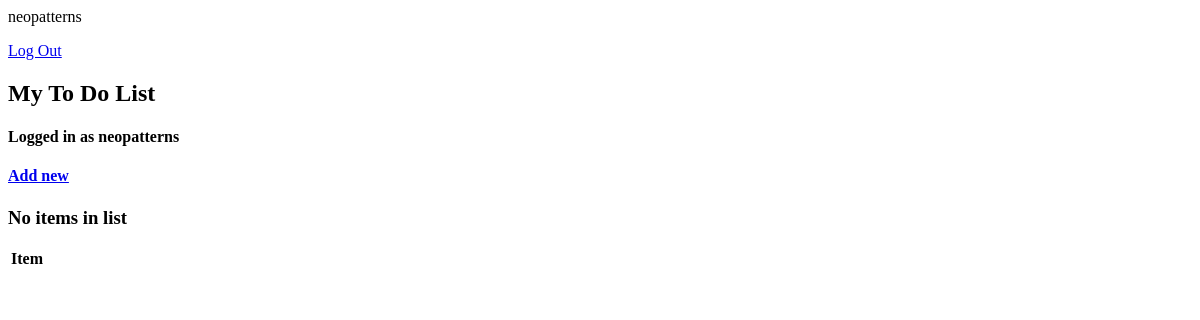
The page /tasks/ (signed in) on the database as committed earlier.
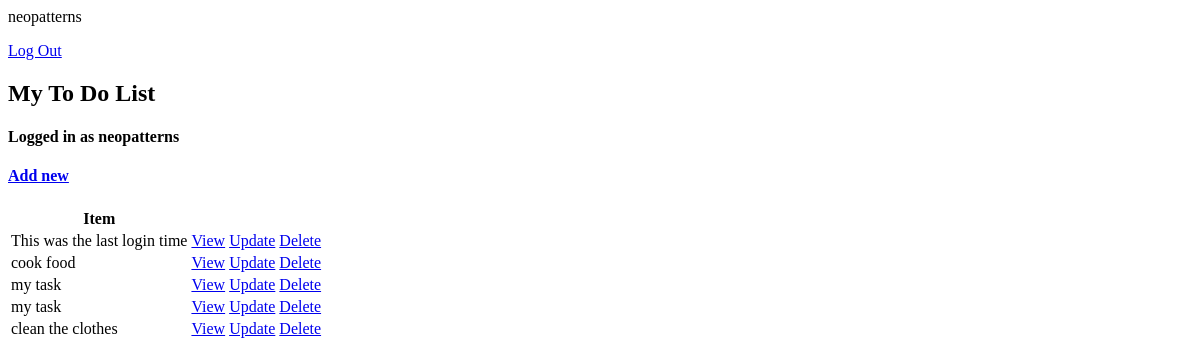
The same page on the database as committed later.
### lwlife/models.py (models this page shows, shortened)
class Task(models.Model):
    user = models.ForeignKey(User, on_delete=models.CASCADE, null=True, blank=True)
    title = models.CharField(max_length=200)
    description = models.TextField(null=True, blank=True)
    complete = models.BooleanField(default=False)
    create =  models.DateTimeField(auto_now_add=True)
    class Meta:
        ordering = ['complete']

### lwlife/views.py (the view)
# urls.py: path('tasks/',TaskList.as_view(), name="tasks"),
class TaskList(LoginRequiredMixin,ListView):
    model = Task
    context_object_name = 'tasks'
    def get_context_data(self, **kwargs):
        context = super().get_context_data(**kwargs)
        if not self.request.user.is_superuser:
            context['tasks'] = context['tasks'].filter(user=self.request.user)
            context['count'] = context['tasks'].filter(complete=False).count()
        return context

### templates/lwlife/task_list.html
{% if request.user.is_authenticated %}
 <p>{{request.user}}</p>
 <a href="{% url 'logout' %}">Log Out</a>
{% else %}
<a href="{%url 'login' %}">Log In</a>
{% endif %}
<h2>My To Do List</h2>
<h4>Logged in as <strong>{{request.user}}</strong></h4>
<h4> <a href="{% url 'task-create' %}"> Add new </a></h4>
<table>
    <tr>
        <th>
            Item
        </th>
        <th></th>
    </tr>
    {% for task in tasks %}
    <tr>
        <td>{{task.title}}</td>
        <td><a href="{% url 'task' task.id %}">View</a></td>
        <td><a href="{% url 'task-update' task.id %}">Update</a></td>
        <td><a href="{% url 'task-delete' task.id %}">Delete</a></td>
    </tr>
    {% empty %}
    <h3>No items in list</h3>
    {% endfor %}
</table>

Rows that differ between the two databases and show on the page:
added Task: title "This was the last login time"
added Task: title "cook food"
added Task: title "my task"
added Task: title "my task"
added Task: title "clean the clothes"
Other text that changed with them:
text no longer shown: "No items in list"
